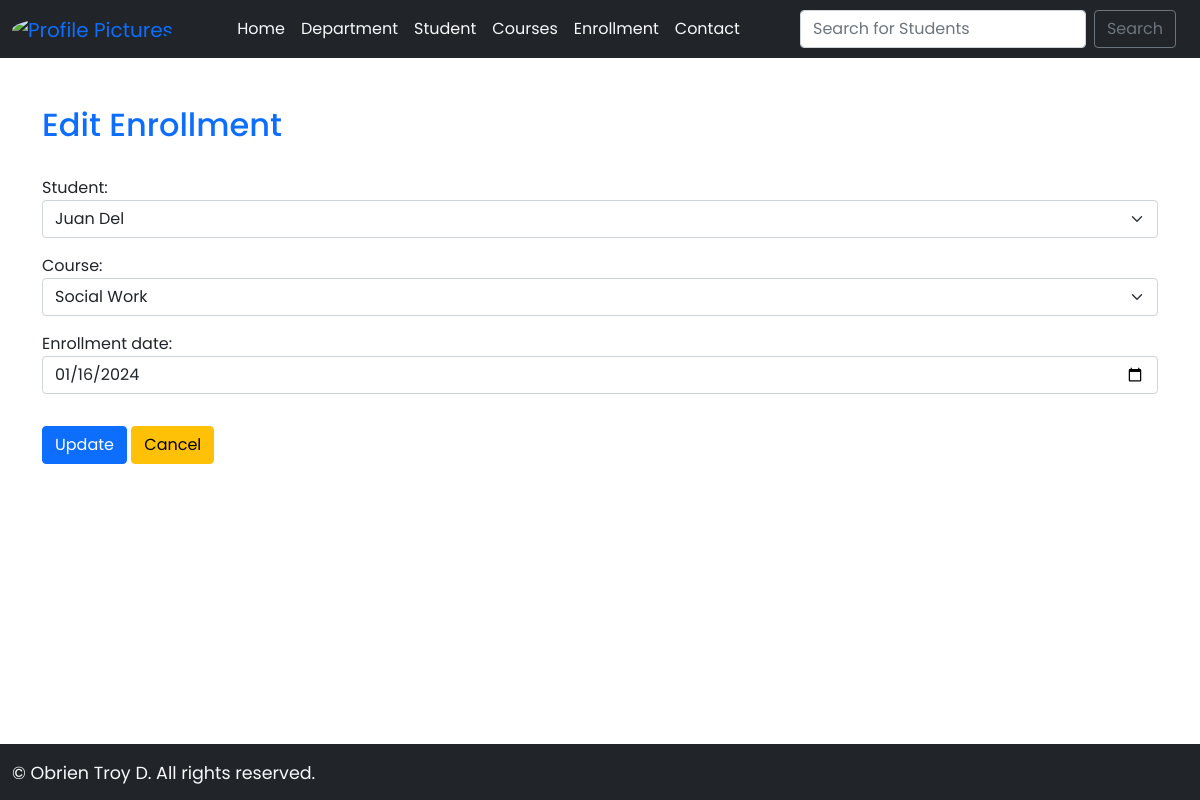
/edit_enrollment/5/, run on the app's committed database.
### myapp/models.py (models this page shows, shortened)
class Enrollment(models.Model):
    student = models.ForeignKey(Student, on_delete=models.CASCADE)
    course = models.ForeignKey(Course, on_delete=models.CASCADE)
    enrollment_date = models.DateField()

### myapp/views.py (the view)
# urls.py: path('edit_enrollment/<str:pk>/', views.edit_enrollment, name="edit-enrollment"),
def edit_enrollment(request, pk):
  enrollment = Enrollment.objects.get(id=pk)
  form = EnrollmentForm(instance=enrollment)
  if request.method == 'POST':
    form = EnrollmentForm(request.POST, instance=enrollment)
    if form.is_valid():
      form.save()
      return redirect('enrollment')
  context = {'form':form}
  return render(request, 'edit_enrollment.html', context)

### myapp/forms.py
class EnrollmentForm(ModelForm):
  class Meta:
    model = Enrollment
    fields = ('student', 'course', 'enrollment_date')
    widgets = {
            'student': forms.Select(attrs={'class': 'form-select'}),
            'course': forms.Select(attrs={'class': 'form-select'}),  # Fix the typo here
            'enrollment_date': forms.DateInput(attrs={'type': 'date', 'class': 'form-control'}),
        }

### myapp/models.py (called while the page is built)
    def __str__(self):
        return self.first_name + ' ' + self.last_name

    def __str__(self):
        return self.name

### myapp/templates/edit_enrollment.html
{% extends "base.html" %} {% block body %}
<div class='container'>
  <h2 class='text-primary'>Edit Enrollment</h2>
  <br />
  <form action="" method="POST">
    {% csrf_token %} {{ form.as_p}}
    <input type="submit" value="Update" class="btn btn-primary mt-3" />
    <a class="btn btn-warning mt-3" href="{% url 'enrollment' %}">Cancel</a>
  </form>
</div>
{% endblock %}

### myapp/templates/base.html (style rules this page uses)
* { font-family: 'Poppins', sans-serif; }

### data on the page
Enrollment: student "Juan Del", course "Social Work", enrollment_date "01/16/2024"
